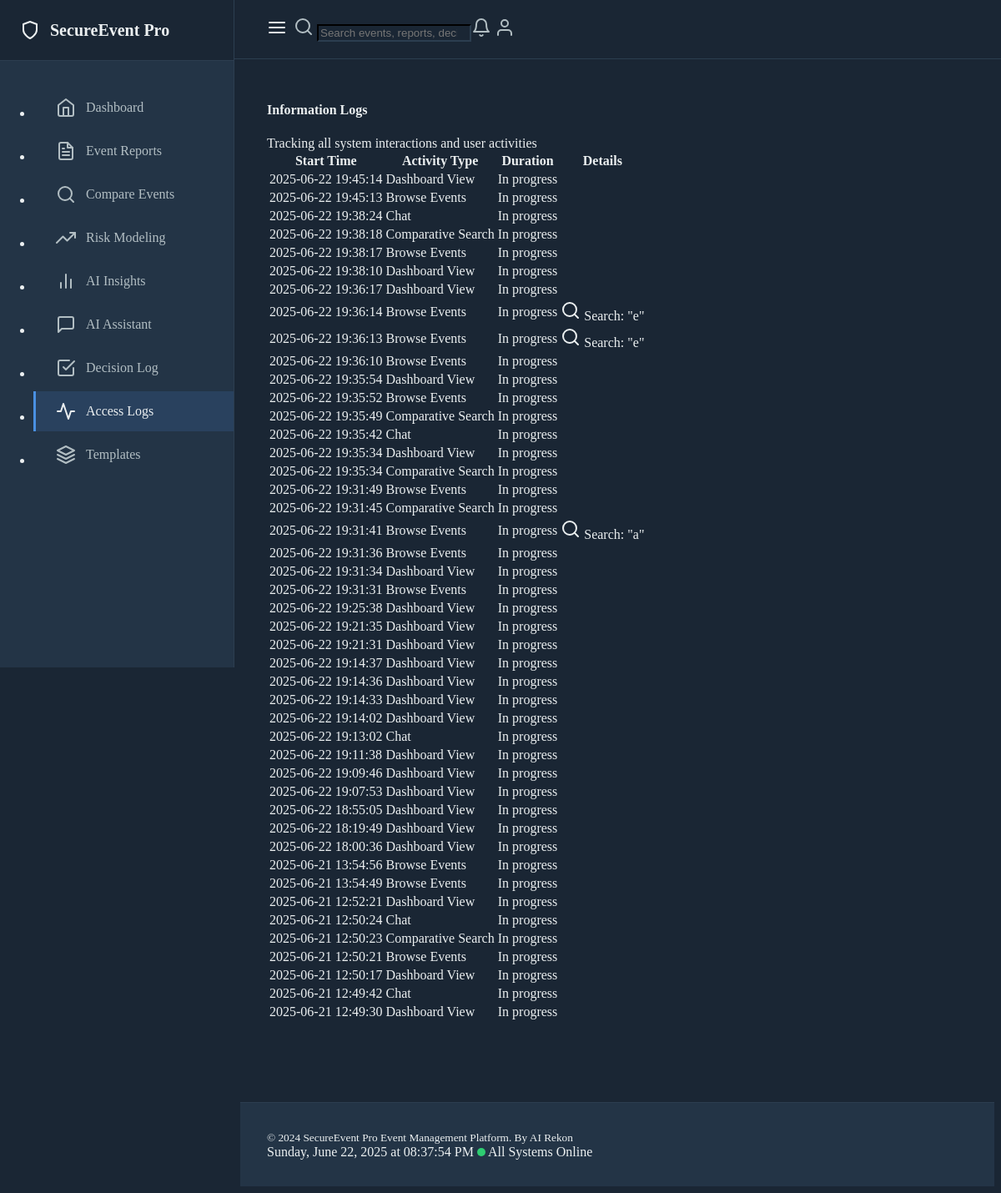
/access_logs, run on an earlier commit of the app's database.
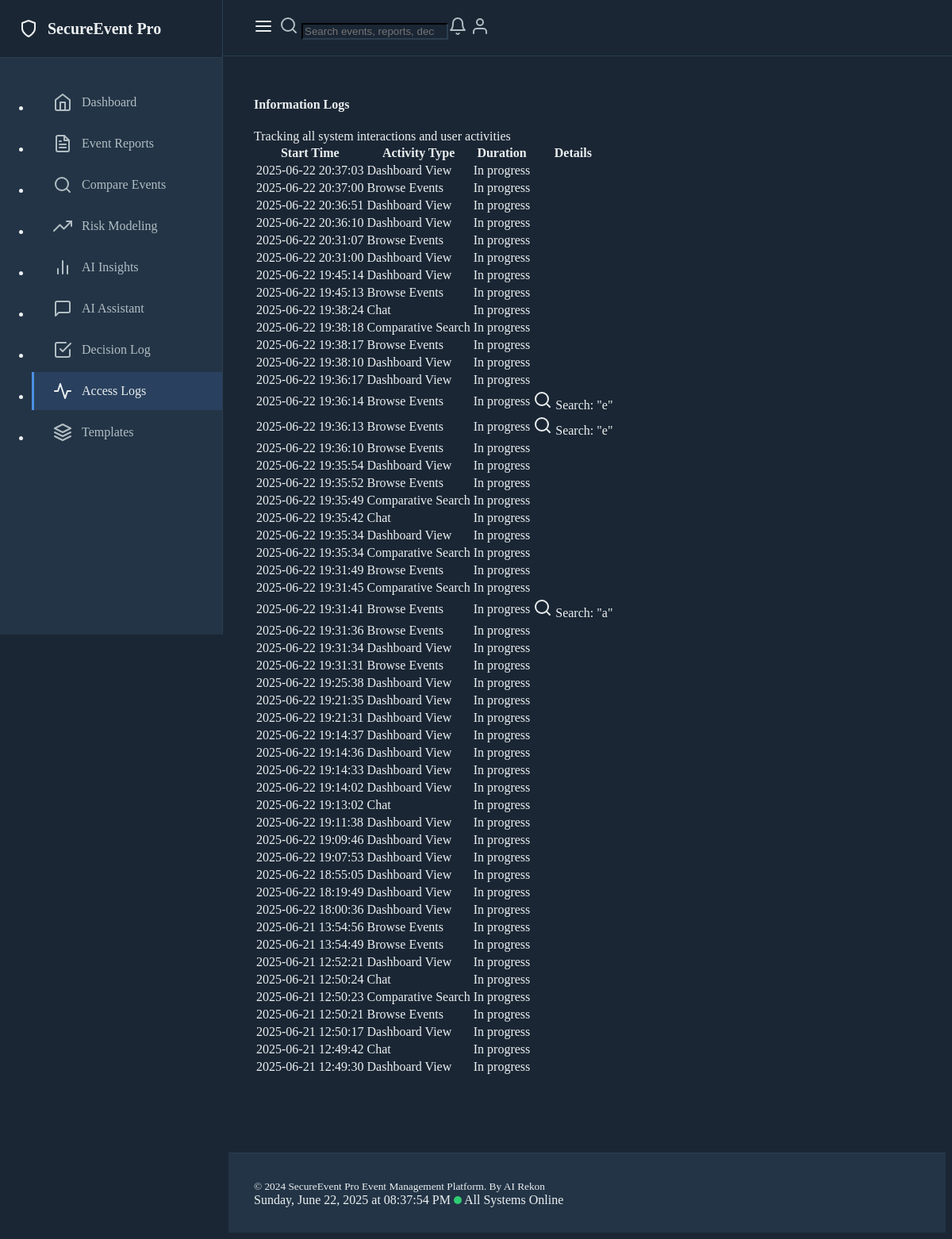
And on a later commit of the database.
### models.py (models this page shows, shortened)
class ActivityLog(db.Model):
    id = db.Column(db.Integer, primary_key=True)
    event_report_id = db.Column(db.Integer, db.ForeignKey('event_report.id'), nullable=True)
    activity_type = db.Column(db.String(50), nullable=False)
    started_at = db.Column(db.DateTime, default=datetime.utcnow)
    ended_at = db.Column(db.DateTime)
    duration_seconds = db.Column(db.Integer)
    user_identifier = db.Column(db.String(100))
    session_id = db.Column(db.String(100))
    search_query = db.Column(db.String(500))
    filters_applied = db.Column(db.JSON, default=dict)
    interaction_details = db.Column(db.JSON, default=dict)
    related_resources = db.Column(db.JSON, default=list)
    user_decisions = db.Column(db.JSON, default=list)
    notes = db.Column(db.Text)

### routes.py (the view)
@app.route("/access_logs")
def view_access_logs():
    logs = ActivityLog.query.order_by(ActivityLog.started_at.desc()).all()
    return render_template("access_log.html", logs=logs)

### routes.py (called while the page is built)
@app.before_request
def before_request():
    g.start_time = datetime.utcnow()
    g.activity_log = None

@app.after_request
def after_request(response):
    if hasattr(g, "activity_log") and g.activity_log:
        end_activity_tracking(g.activity_log)
    return response

### templates/access_log.html (shortened to what this page needs)
{% extends "base.html" %}
{% block content %}
<div class="container">
    <div class="d-flex justify-content-between align-items-center mb-4">
        <h4 class="mb-0">Information Logs</h4>
        <div class="text-muted">
            Tracking all system interactions and user activities
        </div>
    </div>
    <div class="table-responsive">
        <table class="table table-hover">
            <thead>
                <tr>
                    <th>Start Time</th>
                    <th>Activity Type</th>
                    <th>Duration</th>
                    <th>Details</th>
                </tr>
            </thead>
            <tbody>
                {% for log in logs %}
                <tr>
                    <td>{{ log.started_at.strftime('%Y-%m-%d %H:%M:%S') }}</td>
                    <td>
                        <span class="badge bg-{{ 'primary' if log.activity_type == 'view_report' else 'info' if log.activity_type == 'search' else 'secondary' }}">
                            {{ log.activity_type|replace('_', ' ')|title }}
                        </span>
                    </td>
                    <td>
                        {% if log.duration_seconds %}
                            {{ log.duration_seconds }} seconds
                        {% else %}
                            In progress
                        {% endif %}
                    </td>
                    <td>
                        {% if log.search_query %}
                            <div class="small text-muted">
                                <i data-feather="search" class="feather-sm me-1"></i>
                                Search: "{{ log.search_query }}"
                            </div>
                        {% endif %}
                    </td>
                </tr>
                {% endfor %}
            </tbody>
        </table>
    </div>
</div>
{% endblock %}

### templates/base.html (shortened to what this page needs)
<!DOCTYPE html>
<html lang="en" data-bs-theme="dark">
<head>
    <link href="https://cdn.replit.com/agent/bootstrap-agent-dark-theme.min.css" rel="stylesheet">
    <link href="https://cdn.jsdelivr.net/npm/feather-icons/dist/feather.min.css" rel="stylesheet">
</head>
<body>
    <div class="sidebar" id="sidebar">
        <div class="sidebar-header">
            <a href="/" class="sidebar-brand">
                <i data-feather="shield"></i>
                <span>SecureEvent Pro</span>
            </a>
        </div>
        <nav class="sidebar-nav">
            <ul class="nav flex-column">
                <li class="nav-item">
                    <a class="nav-link {{ 'active' if request.endpoint == 'dashboard' }}" href="{{ url_for('dashboard') }}">
                        <i data-feather="home"></i>
                        <span>Dashboard</span>
                    </a>
                </li>
                <li class="nav-item">
                    <a class="nav-link {{ 'active' if request.endpoint == 'index' }}" href="{{ url_for('index') }}">
                        <i data-feather="file-text"></i>
                        <span>Event Reports</span>
                    </a>
                </li>
                <li class="nav-item">
                    <a class="nav-link {{ 'active' if request.endpoint == 'comparative_search' }}" href="{{ url_for('comparative_search') }}">
                        <i data-feather="search"></i>
                        <span>Compare Events</span>
                    </a>
                </li>
                <li class="nav-item">
                    <a class="nav-link {{ 'active' if request.endpoint == 'modeling' }}" href="{{ url_for('modeling') }}">
                        <i data-feather="trending-up"></i>
                        <span>Risk Modeling</span>
                    </a>
                </li>
                <li class="nav-item">
                    <a class="nav-link {{ 'active' if request.endpoint == 'insights' }}" href="{{ url_for('insights') }}">
                        <i data-feather="bar-chart-2"></i>
                        <span>AI Insights</span>
                    </a>
                </li>
                <li class="nav-item">
                    <a class="nav-link {{ 'active' if request.endpoint == 'chat' }}" href="{{ url_for('chat') }}">
                        <i data-feather="message-square"></i>
                        <span>AI Assistant</span>
                    </a>
                </li>
                <li class="nav-item">
                    <a class="nav-link {{ 'active' if request.endpoint == 'decision_log' }}" href="{{ url_for('decision_log') }}">
                        <i data-feather="check-square"></i>
                        <span>Decision Log</span>
                    </a>
                </li>
                <li class="nav-item">
                    <a class="nav-link {{ 'active' if request.endpoint == 'view_access_logs' }}" href="{{ url_for('view_access_logs') }}">
                        <i data-feather="activity"></i>
                        <span>Access Logs</span>
                    </a>
                </li>
                <li class="nav-item">
                    <a class="nav-link {{ 'active' if request.endpoint == 'list_templates' }}" href="{{ url_for('list_templates') }}">
                        <i data-feather="layers"></i>
                        <span>Templates</span>
                    </a>
                </li>
            </ul>
        </nav>
    </div>
    <div class="flex-grow-1">
        <header class="top-header" id="topHeader">
            <button class="sidebar-toggle-btn" id="sidebarToggle">
                <i data-feather="menu"></i>
            </button>
            <div class="header-search flex-grow-1 mx-3 mx-md-4">
                <form class="d-flex" role="search">
                    <div class="input-group">
                        <span class="input-group-text bg-transparent border-end-0" id="search-addon"><i data-feather="search"></i></span>
                        <input class="form-control border-start-0" type="search" placeholder="Search events, reports, decisions..." aria-label="Search" aria-describedby="search-addon">
                    </div>
                </form>
            </div>
            <div class="header-actions d-flex align-items-center gap-3">
                <a href="#" class="nav-link"><i data-feather="bell"></i></a>
                <a href="#" class="nav-link"><i data-feather="user"></i></a>
            </div>
        </header>
        <main class="main-content" id="mainContent">
            {% block content %}{% endblock %}
        </main>
        <footer class="footer" id="footer">
            <div class="container-fluid d-flex justify-content-between align-items-center">
                <small>&copy; 2024 SecureEvent Pro Event Management Platform. By AI Rekon </small>
                <div class="d-flex align-items-center gap-3">
                    <span id="current-date-time"></span>
                    <span class="status-indicator"></span>
                    <span>All Systems Online</span>
                </div>
            </div>
        </footer>
    </div>
</body>
</html>

### templates/base.html (style rules this page uses)
:root { --primary-color: #4A90E2; --secondary-color: #2C3E50; --accent-color: #3498DB; --background-dark: #1A2634; --card-bg: #233446; --text-primary: #ECF0F1; --text-secondary: #B2BEC3; }
body { background-color: var(--background-dark); color: var(--text-primary); }
.nav-link.active { color: var(--primary-color) !important; }
.footer { background-color: var(--card-bg); border-color: var(--secondary-color); }
.nav-link { font-weight: 500; }
.nav-link.active { color: var(--bs-primary) !important; }
.footer { margin-top: 4rem; margin-left: 280px; padding: 2rem; background: var(--card-bg); border-top: 1px solid var(--secondary-color); transition: margin-left 0.3s ease; }
.sidebar-toggle-btn { background: none; border: none; color: var(--text-primary); font-size: 1.25rem; padding: 0.5rem; cursor: pointer; border-radius: 4px; transition: background-color 0.2s ease; }
.main-content { min-height: calc(100vh - 280px); padding: 2rem 0; margin-left: 280px; transition: margin-left 0.3s ease; }
.sidebar { position: fixed; top: 0; left: 0; height: 100vh; width: 280px; background-color: var(--card-bg); border-right: 1px solid var(--secondary-color); z-index: 1000; overflow-y: auto; transition: all 0.3s ease; }
.sidebar-header { padding: 1.5rem; border-bottom: 1px solid var(--secondary-color); background-color: var(--background-dark); }
.sidebar-brand { display: flex; align-items: center; gap: 0.75rem; font-size: 1.25rem; font-weight: 600; color: var(--text-primary); text-decoration: none; }
.sidebar-nav { padding: 1rem 0; }
.sidebar-nav .nav-item { margin-bottom: 0.25rem; }
.sidebar-nav .nav-link { display: flex; align-items: center; gap: 0.75rem; padding: 0.75rem 1.5rem; color: var(--text-secondary); text-decoration: none; transition: all 0.2s ease; border-left: 3px solid transparent; white-space: nowrap; }
.sidebar-nav .nav-link.active { background-color: rgba(74, 144, 226, 0.15); color: var(--primary-color); border-left-color: var(--primary-color); }
.header-search .form-control { background-color: var(--background-dark); border-color: var(--secondary-color); color: var(--text-primary); }
.header-search .input-group-text { border-color: var(--secondary-color); color: var(--text-secondary); }
.header-actions .nav-link { color: var(--text-secondary); }
.status-indicator { display: inline-block; width: 10px; height: 10px; background-color: #2ECC71; border-radius: 50%; animation: pulse 2s infinite; }
.top-header { position: fixed; top: 0; left: 280px; right: 0; height: 70px; background-color: var(--background-dark); border-bottom: 1px solid var(--secondary-color); z-index: 999; display: flex; align-items: center; padding: 0 2rem; transition: left 0.3s ease; }
.main-content { margin-top: 70px; margin-left: 280px; min-height: calc(100vh - 70px); padding: 2rem; transition: margin-left 0.3s ease; }
.badge { font-weight: 500; }

What changed in the data, as far as the page shows it:
added ActivityLog: started_at "2025-06-22 20:37:03", activity_type "Dashboard View", duration_seconds "In progress"
added ActivityLog: started_at "2025-06-22 20:37:00", activity_type "Browse Events", duration_seconds "In progress"
added ActivityLog: started_at "2025-06-22 20:36:51", activity_type "Dashboard View", duration_seconds "In progress"
added ActivityLog: started_at "2025-06-22 20:36:10", activity_type "Dashboard View", duration_seconds "In progress"
added ActivityLog: started_at "2025-06-22 20:31:07", activity_type "Browse Events", duration_seconds "In progress"
added ActivityLog: started_at "2025-06-22 20:31:00", activity_type "Dashboard View", duration_seconds "In progress"
